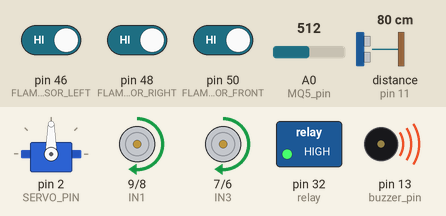
Recording of a sketch running on a simulated Arduino Mega 2560, built with avr-gcc and run on an emulated ATmega2560. Shown: servo, motor-driver pin pairs drawn as motors (green arrow = first pin HIGH = forward, orange = second pin HIGH = backward, longer = more drive, scaled by the enable pin), switched loads named in the sketch (green lamp = pin HIGH), buzzer (waves = sounding). Wiring (inferred from the names in the program): ultrasonic range finder: trigger pin 12; echo pin 11. Inputs (shaded band) come from the test bench; at power-on: distance to the obstacle (sensor on pin 11) 80 cm, pin 50 (FLAME_SENSOR_FRONT) HIGH, pin 46 (FLAME_SENSOR_LEFT) HIGH, pin 48 (FLAME_SENSOR_RIGHT) HIGH, A0 (MQ5_pin) = 512. The echo pulse lasts 58.3 µs per cm; pins used as bus, display or sensor lines are not drawn; what the sketch prints to the serial monitor is not drawn.

Above: at 1.8 s.
1.9 s: distance to the obstacle (sensor on pin 11) set to 23 cm
3.4 s: distance to the obstacle (sensor on pin 11) set to 18 cm
At 7.5 s:
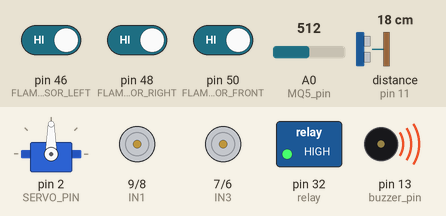
7.6 s: pin 50 (FLAME_SENSOR_FRONT) driven LOW
At 10.7 s:
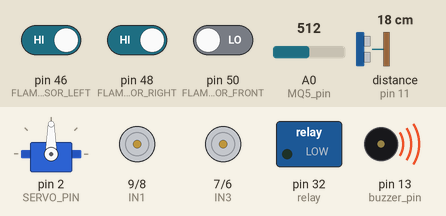
16.0 s: pin 46 (FLAME_SENSOR_LEFT) driven HIGH
20.2 s: pin 48 (FLAME_SENSOR_RIGHT) driven LOW
At 22.3 s:
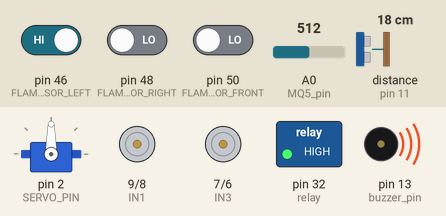
Timing chart, 0 to 23.8 s (numbered marks = the images above; inputs shaded):
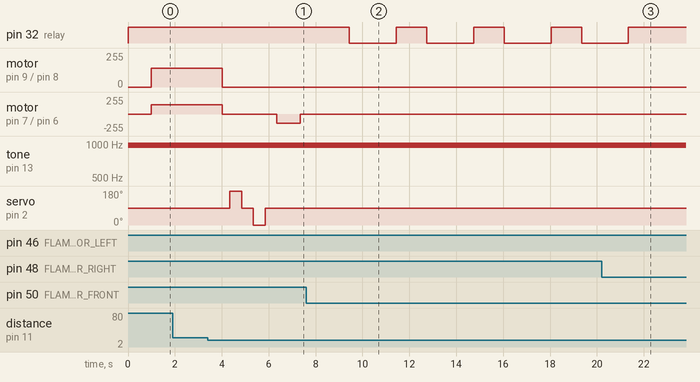

Measured:
- the behaviour switches between 21 and 20 cm on distance to the obstacle (sensor on pin 11) (found by bisection; images 0 and 1)
- after the input at 1.9 s, every drawn part: stays the same
- after the input at 3.4 s, motor on pin 9 (IN1) / pin 8 (IN2): forward 140/255 → stopped after 0.62 s; motor on pin 7 (IN3) / pin 6 (IN4): forward 140/255 → stopped after 0.62 s, → backward 140/255 2.3 s later, → stopped 1.0 s later; servo on pin 2 (SERVO_PIN): 90° → 180° after 0.94 s, → 90° 0.50 s later, → 0° 0.50 s later, → 90° 0.50 s later
- after the input at 7.6 s, pin 32 (relay): alternates HIGH for 1.3 s and LOW for 2.0 s, starting after 1.8 s; motor on pin 7 (IN3) / pin 6 (IN4): stays stopped (without the input it goes to backward 140/255 after 3.9 s); servo on pin 2 (SERVO_PIN): stops changing and stays 90°
- after the input at 20.2 s, pin 32 (relay): goes on until 21.3 s, then stays HIGH

The sketch:

firefighting_robot_original.ino
```cpp
#include <Servo.h>

// Motor driver pins
#define IN1 9
#define IN2 8
#define IN3 7
#define IN4 6
#define ENA 10
#define ENB 5

// Ultrasonic sensor pins
#define TRIG_PIN 12
#define ECHO_PIN 11

// Servo motor pin
#define SERVO_PIN 2

// Flame sensor pins
#define FLAME_SENSOR_LEFT 46
#define FLAME_SENSOR_FRONT  50
#define FLAME_SENSOR_RIGHT 48

// Define MQ5 gas pin
int MQ5_pin = A0;

//Define Relay pin
#define  relay 32

// Define buzzer pin
#define buzzer_pin 13

Servo servoMotor; // Create servo objectz

int speed = 140; // Speed range: 0 to 255

//define turn duration(seconds)
int turn_duration = 1;

int turn_speed = 75;

int gas_threshold = 500;

int fire_turn_speed = 75;

int fire_turn_duration = 1;

int fire_move_forward_speed= 85;

void setup() {
  Serial.begin(9600);  // For debugging

  // Motor setup
  pinMode(ENA, OUTPUT);
  pinMode(IN1, OUTPUT);
  pinMode(IN2, OUTPUT);
  pinMode(ENB, OUTPUT);
  pinMode(IN3, OUTPUT);
  pinMode(IN4, OUTPUT);


  // Ultrasonic sensor setup
  pinMode(TRIG_PIN, OUTPUT);
  pinMode(ECHO_PIN, INPUT);

  // Flame sensor setup
  pinMode(FLAME_SENSOR_FRONT, INPUT);
  pinMode(FLAME_SENSOR_LEFT,  INPUT);
  pinMode(FLAME_SENSOR_RIGHT, INPUT);

  // Servo setup
  servoMotor.attach(SERVO_PIN);
  servoMotor.write(90); // Center position

  //buzzer setup
  pinMode(buzzer_pin, OUTPUT);

  //relay setup
  pinMode(relay, OUTPUT);


}

void loop() {
  digitalWrite(relay, HIGH); //keep pump off by default
  analogWrite(buzzer_pin, 0);//kee[ buzzer off by default


  checkFlameSensors();  // Check for fire
  checkGas();           // Check for gas/smoke
  moveForward(speed);


  int distance = getDistance();
  Serial.print("Forward Distance: ");
  Serial.println(distance);


  if (distance < 20) { // Obstacle detected
    stopMotors();
    delay(25);

    int leftDistance = scanLeft();
    int rightDistance = scanRight();

    Serial.print("Left: ");
    Serial.print(leftDistance);
    Serial.print(" cm | Right: ");
    Serial.print(rightDistance);
    Serial.println(" cm");

    if (leftDistance > rightDistance) {
      turnLeft(turn_speed, turn_duration);
      Serial.println("Turning LEFT");
      delay(500);


    } else {
      turnRight(turn_speed, turn_duration);
      Serial.println("Turning RIGHT");
      delay(500);

    }
  }


}

//HELPER FUNCTIONS

// Move forward
void moveForward(int speed) {
  digitalWrite(IN1, HIGH);
  digitalWrite(IN2, LOW);
  digitalWrite(IN3, HIGH);
  digitalWrite(IN4, LOW);
  analogWrite(ENA, speed);
  analogWrite(ENB, speed);
}

// Move backward
void moveBackward(int speed) {
  digitalWrite(IN1, LOW);
  digitalWrite(IN2, HIGH);
  digitalWrite(IN3, LOW);
  digitalWrite(IN4, HIGH);
  analogWrite(ENA, speed);
  analogWrite(ENB, speed);
}

// Turn left
void turnLeft(int speed, float duration) {
  digitalWrite(IN1, LOW);
  digitalWrite(IN2, HIGH);
  digitalWrite(IN3, LOW);
  digitalWrite(IN4, LOW);
  analogWrite(ENA, speed);
  analogWrite(ENB, speed);
  delay((int)(duration * 1000));  // Ensure integer delay
  stopMotors();
}

// Turn right
void turnRight(int speed, float duration) {
  digitalWrite(IN1, LOW);
  digitalWrite(IN2, LOW);
  digitalWrite(IN3, LOW);
  digitalWrite(IN4, HIGH);
  analogWrite(ENA, speed);
  analogWrite(ENB, speed);
  delay((int)(duration * 1000));  // Ensure integer delay
  stopMotors();
}

// Stop motors
void stopMotors() {
  analogWrite(ENA, 0);
  analogWrite(ENB, 0);
  digitalWrite(IN1, LOW);
  digitalWrite(IN2, LOW);
  digitalWrite(IN3, LOW);
  digitalWrite(IN4, LOW);
  delay(300);

}

// Measure distance using ultrasonic sensor
int getDistance(){

  digitalWrite(TRIG_PIN, LOW);
    delayMicroseconds(4); // wait for 4 ms to avoid
    // collision in serial monitor

    digitalWrite( TRIG_PIN,HIGH); // turn on the Trigger to generate pulse
    delayMicroseconds(10); // keep the trigger "ON" for 10 ms to generate pulse for 10 ms.

    digitalWrite(TRIG_PIN, LOW); // Turn off the pulse trigger to stop pulse generation

    // If pulse reached the receiver ECHO_PIN
    // become high Then pulseIn() returns the
    // time taken by the pulse to reach the
    // receiver

    long duration = pulseIn(ECHO_PIN, HIGH);
    int distance = duration * 0.0344 / 2; // Expression to calculate
                                 // distance using time

    return distance;

}

// Scan left
int scanLeft() {
  servoMotor.write(180); // Rotate servo left
  delay(500);
  int distance = getDistance();
  servoMotor.write(90);  // Reset to center
  delay(500);
  return distance;
}

// Scan right
int scanRight() {
  servoMotor.write(0);  // Rotate servo right
  delay(500);
  int distance = getDistance();
  servoMotor.write(90);  // Reset to center
  delay(500);
  return distance;
}

//Check for fire
void checkFlameSensors() {
    int frontFlame = digitalRead(FLAME_SENSOR_FRONT);
    int leftFlame = digitalRead(FLAME_SENSOR_LEFT);
    int rightFlame = digitalRead(FLAME_SENSOR_RIGHT);

    if (leftFlame == LOW) {
        Serial.println("🔥 Fire detected on the LEFT! Turning left...");
        raiseAlarm();
        //turnLeft(fire_turn_speed, fire_turn_duration); // Small left turn
        //ACTIVATE PUMP
        checkFlameSensors();  // Check for fire

    }

    if (rightFlame == LOW) {
        Serial.println("🔥 Fire detected on the RIGHT! Turning right...");
        raiseAlarm();
        //turnRight(fire_turn_speed, fire_turn_duration); // Small right turn
        //ACTIVATE PUMP
        checkFlameSensors();  // Check for fire

    }

    if (frontFlame == LOW) {
        stopMotors();
        Serial.println("🔥 Fire detected at the FRONT! Moving closer...");
        raiseAlarm();
        //moveForward(fire_move_forward_speed);
        //delay(1000);  // Move forward for 1 second (adjust as needed)
        //stopMotors();
        //ACTIVATE PUMP
        digitalWrite(relay, LOW);  // turn the LED on (HIGH is the voltage level)
        delay(2000);                      // wait for a second
        digitalWrite(relay, HIGH);   // turn the LED off by making the voltage LOW
        checkFlameSensors();  // Check for fire


    }
}

//check MQ5 for gas leaks
void checkGas() {

  float gas_val = analogRead(MQ5_pin);
  //Serial.println(gas_val);
  if (gas_val >= gas_threshold) {
    raiseAlarm();
    Serial.print("Gas Detected: ");
    Serial.println(gas_val);
  }
}

void raiseAlarm() {
  analogWrite(buzzer_pin, 100);
  delay(1000);
  analogWrite(buzzer_pin, 0);

}
```
